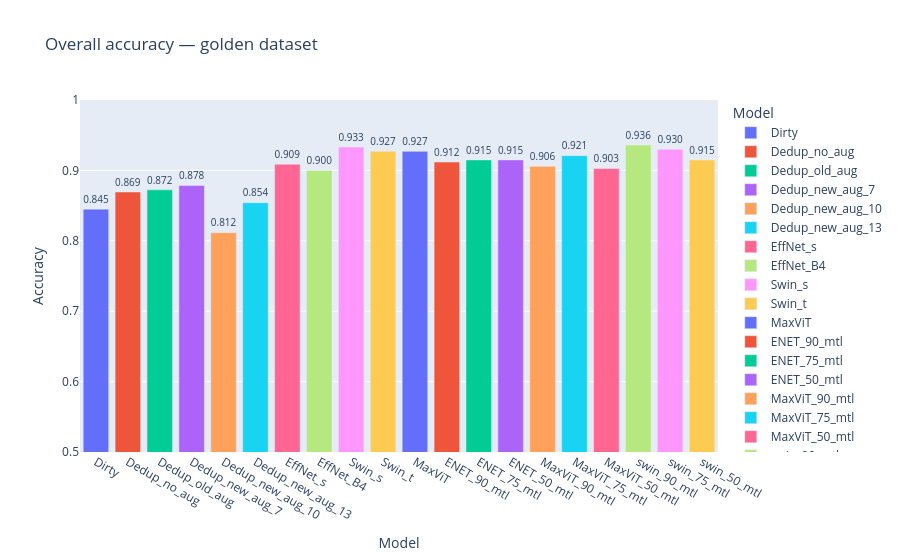
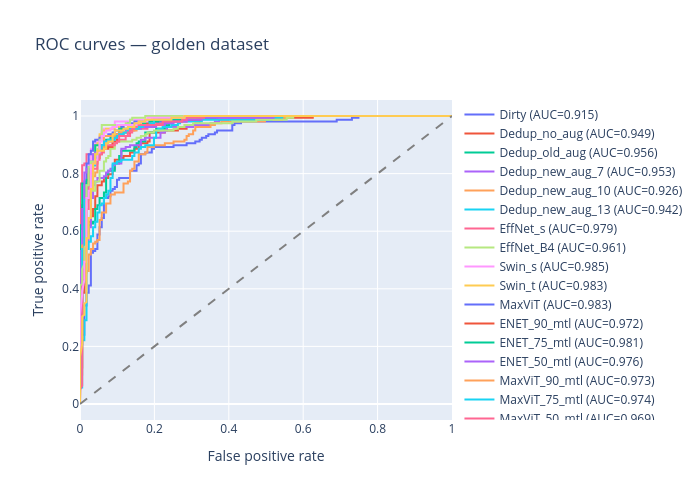
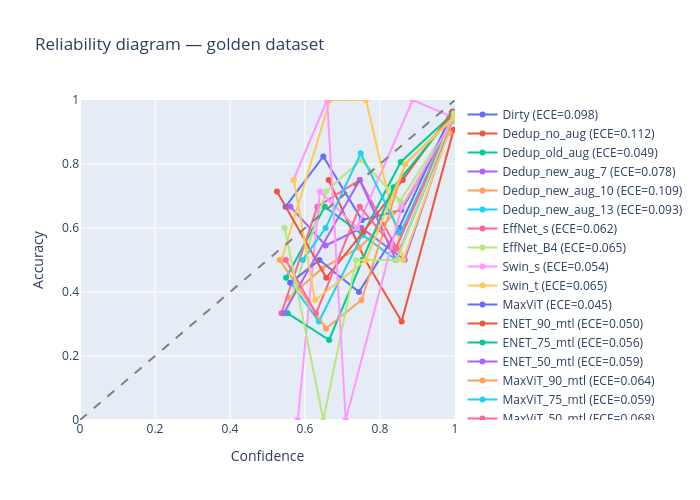
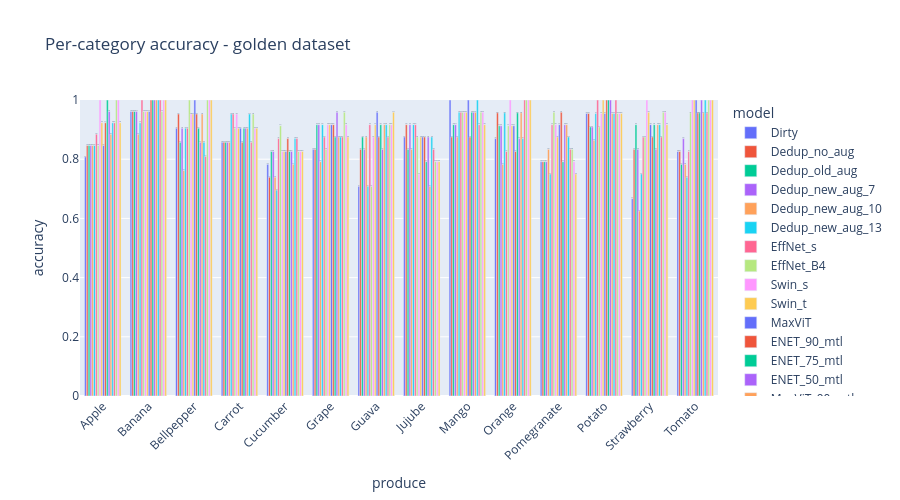

These figures' notebook cell, in order:
### Code cell
# Define models to evaluate
MODELS = {
    # DETERMINE BEST DATASET VARIANT
    "Dirty": (experiments.EX2_EFFICIENTNET_FINETUNE,                    "1_select_dataset/EX2_dirty_efficientnet_finetune20260417190029.pth"),
    "Dedup_no_aug": (experiments.EX2_EFFICIENTNET_FINETUNE,             "1_select_dataset/EX2_dedup_no_aug_EFFICIENTNET_FINETUNE_20260421113156.safetensors"),
    "Dedup_old_aug": (experiments.EX2_EFFICIENTNET_FINETUNE,            "1_select_dataset/EX2_dedup_EFFICIENTNET_FINETUNE_20260421123836.safetensors"),
    "Dedup_new_aug_7": (experiments.EX10_EFFICIENTNET_FINETUNE_AUG,     "1_select_dataset/EX10_EFFICIENTNET_FINETUNE_AUG_20260421211057.safetensors"),
    "Dedup_new_aug_10": (experiments.EX11_EFFICIENTNET_FINETUNE_AUG,    "1_select_dataset/EX11_EFFICIENTNET_FINETUNE_AUG_20260421221546.safetensors"),
    "Dedup_new_aug_13": (experiments.EX12_EFFICIENTNET_FINETUNE_AUG,    "1_select_dataset/EX12_EFFICIENTNET_FINETUNE_AUG_20260421210924.safetensors"),
    # DETERMINE BEST ARCHITECTURE
    "EffNet_s":   (experiments_f.EX1_EFFICIENTNET_FINETUNE,             "2_select_arch/EX1_EFFICIENTNET_FINETUNE_20260422022739.safetensors"),
    "EffNet_B4":   (experiments_f.EX1T_EFFICIENTNET_FINETUNE,           "2_select_arch/EX1T_EFFICIENTNET_FINETUNE_20260422032622.safetensors"),
    "Swin_s":     (experiments_f.EX2_SWIN_FINETUNE,                     "2_select_arch/EX2_SWIN_FINETUNE_20260422100511.safetensors"),
    "Swin_t":     (experiments_f.EX2T_SWIN_FINETUNE,                    "2_select_arch/EX2T_SWIN_FINETUNE_20260422044721.safetensors"),
    "MaxViT":   (experiments_f.EX3_MAXVIT_FINETUNE,                     "2_select_arch/EX3_MAXVIT_FINETUNE_20260422022737.safetensors"),
    # MTL Weighting experiment
    "ENET_90_mtl":   (experiments_f.EX4a_EFFICIENTNET_FINETUNE_MTL,     "3_mtl_comp/EX4a_EFFICIENTNET_FINETUNE_MTL_20260422113149.safetensors"),
    "ENET_75_mtl":   (experiments_f.EX4b_EFFICIENTNET_FINETUNE_MTL,     "3_mtl_comp/EX4b_EFFICIENTNET_FINETUNE_MTL_20260422145627.safetensors"),
    "ENET_50_mtl":   (experiments_f.EX4c_EFFICIENTNET_FINETUNE_MTL,     "3_mtl_comp/EX4c_EFFICIENTNET_FINETUNE_MTL_20260422141950.safetensors"),
    "MaxViT_90_mtl":   (experiments_f.EX5a_MAXVIT_FINETUNE_MTL,         "3_mtl_comp/EX5a_MAXVIT_FINETUNE_MTL_20260422163620.safetensors"),
    "MaxViT_75_mtl":   (experiments_f.EX5b_MAXVIT_FINETUNE_MTL,         "3_mtl_comp/EX5b_MAXVIT_FINETUNE_MTL_20260422112303.safetensors"),
    "MaxViT_50_mtl":   (experiments_f.EX5c_MAXVIT_FINETUNE_MTL,         "3_mtl_comp/EX5c_MAXVIT_FINETUNE_MTL_20260422125321.safetensors"),
    "swin_90_mtl":   (experiments_f.EX6a_SWIN_FINETUNE_MTL,         "3_mtl_comp/EX6a_SWIN_FINETUNE_MTL_20260422201021.safetensors"),
    "swin_75_mtl":   (experiments_f.EX6b_SWIN_FINETUNE_MTL,         "3_mtl_comp/EX6b_SWIN_FINETUNE_MTL_20260422203742.safetensors"),
    "swin_50_mtl":   (experiments_f.EX6c_SWIN_FINETUNE_MTL,         "3_mtl_comp/EX6c_SWIN_FINETUNE_MTL_20260422201057.safetensors")
}

# Get produce count for MTL
TRAINING_DATA_DIR = Path(".") / "data" / "Fruit_And_Vegetable_Diseases_Dataset_no_identical_no_aug"
ds = ProduceDataset(dataset_root_dir=TRAINING_DATA_DIR)
num_produce_classes = ds.num_produce_types

# ── Run evaluation ─────────────────────────────────────────────────────────────
results = {}
for name, (exp, path) in MODELS.items():
    print(f"Evaluating: {name} ({exp.display_name})  (arch={exp.architecture}, mtl={exp.is_mtl})")
    model, transforms = load_model(exp, f"models/{path}", num_produce_classes)
    results[name] = evaluate(model, transforms, exp.is_mtl)
    print(f"  Overall: {results[name]['correct'].mean():.4f}")
